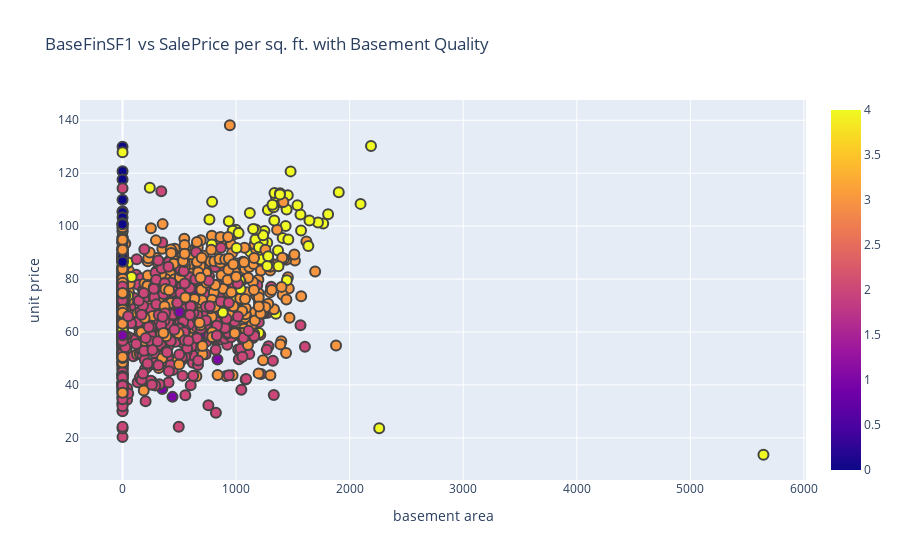

Write notebook code for a chart like this one.
### Markdown cell above
it is clearly that the new houses have higher unitprice, with the same year built the better quality the higher unit price will be.
two outliners in the right bottom are worth to be checked.

### Code cell
configure_plotly_browser_state()

scatter_plot(
    feature='BsmtFinSF1',
    target='FE_SalePrice_Per_IndoorArea',
    color='BsmtQual',
    text='BsmtFinType1',
    df=df_study,
    title="BaseFinSF1 vs SalePrice per sq. ft. with Basement Quality",
    xaxis="basement area",
    yaxis="unit price"
)

### Figure 1 — Plotly figure (JSON) as saved in the notebook; plotly's stock layout.template omitted (floating-point values rounded to 4 significant figures; data arrays with more than 128 entries replaced by an {"elided": "..."} marker saying what was removed)
{"data": [{"text": {"elided": "1460 int values"}, "y": {"elided": "1460 float values"}, "mode": "markers", "marker": {"color": {"elided": "1460 int values"}, "line": {"width": 2}, "showscale": true, "size": 10}, "x": {"elided": "1460 int values"}, "type": "scatter"}], "layout": {"yaxis": {"title": {"text": "unit price"}}, "xaxis": {"title": {"text": "basement area"}}, "title": {"text": "BaseFinSF1 vs SalePrice per sq. ft. with Basement Quality"}}}
